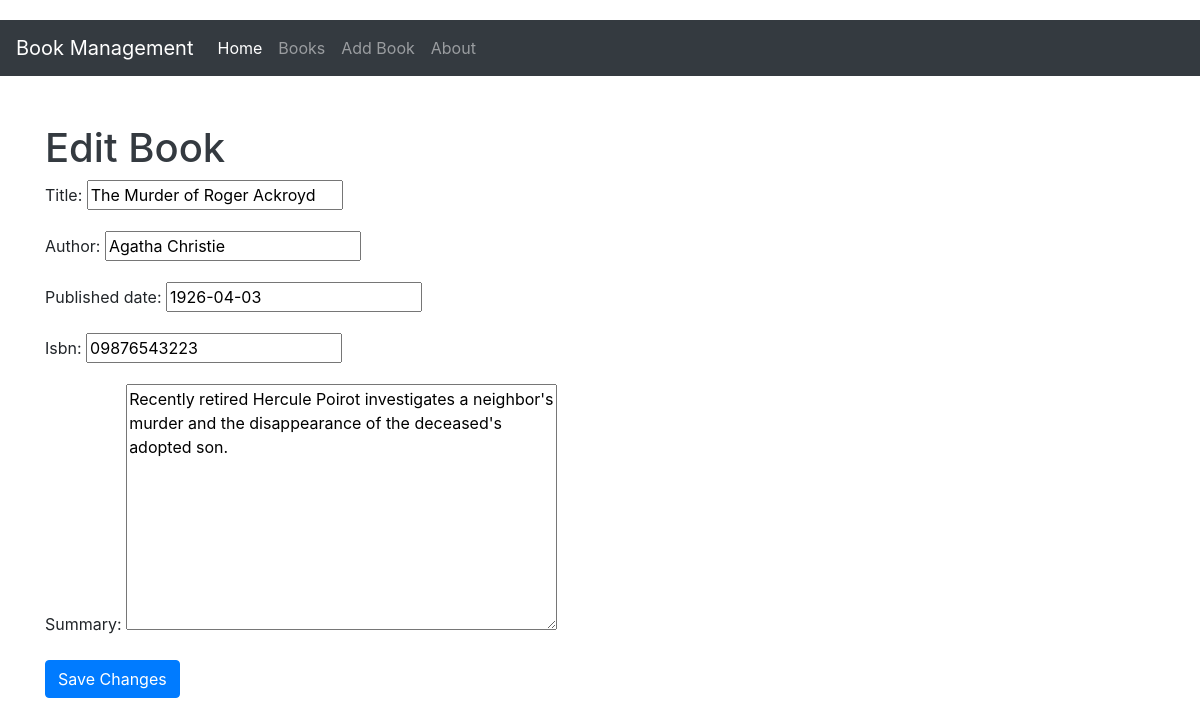
Screenshot of /book/3/edit/ with the database file from the repository.
### library/models.py (models this page shows, shortened)
class Book(models.Model):
    title = models.CharField(max_length=200)
    author = models.CharField(max_length=100)
    published_date = models.DateField()
    isbn = models.CharField(max_length=13, unique=True)
    summary = models.TextField()

### library/views.py (the view)
# urls.py: path('book/<int:pk>/edit/', views.book_edit, name='book_edit'),
def book_edit(request, pk):
    book = get_object_or_404(Book, pk=pk)
    if request.method == 'POST':
        form = BookForm(request.POST, instance=book)
        if form.is_valid():
            form.save()
            return redirect('book_list')
    else:
        form = BookForm(instance=book)
    return render(request, 'library/book_form.html', {'form': form})

### library/forms.py
class BookForm(forms.ModelForm):
    class Meta:
        model = Book
        fields = ['title', 'author', 'published_date', 'isbn', 'summary']

### library/templates/library/book_form.html (shortened to what this page needs)
{% extends 'base.html' %}
{% block content %}
    <h1>{% if form.instance.pk %}Edit{% else %}Add{% endif %} Book</h1>
    <form method="POST">
        {{ form.as_p }}
        <button type="submit" class="btn btn-primary">{% if form.instance.pk %}Save Changes{% else %}Add Book{% endif %}</button>
    </form>
{% endblock %}

### library/static/css/styles.css (style rules this page uses)
body { font-family: 'Arial', sans-serif; background-color: #f9f9f9; padding-top: 20px; }
h1 { color: #343a40; font-weight: 600; }
button { font-size: 1rem; padding: 10px 20px; border-radius: 5px; box-shadow: none; }
.btn-primary { background-color: #007bff; border-color: #007bff; }

### rows the page displays
Book: title "The Murder of Roger Ackroyd", author "Agatha Christie", published_date "1926-04-03", isbn "09876543223", summary "Recently retired Hercule Poirot investigates a neighbor's murder and the disappearance of the deceased's adopted son."
